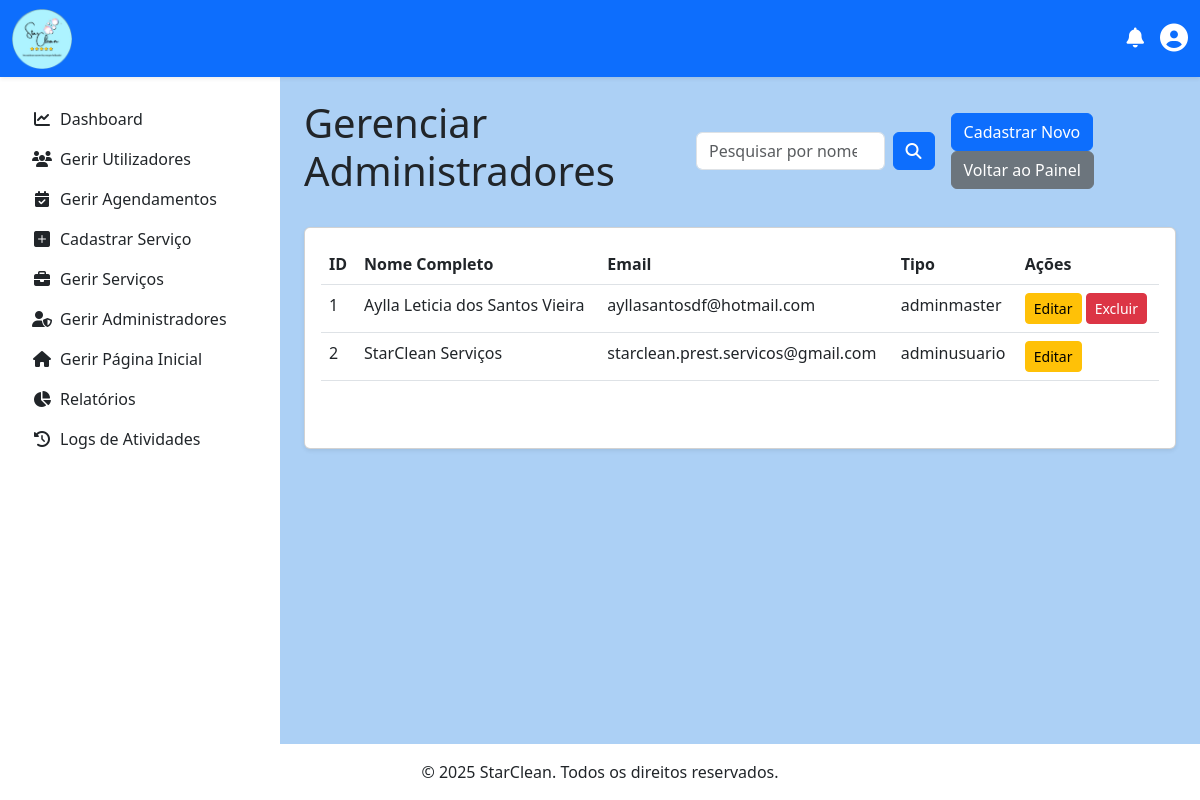
Before: /admin/gerenciar_adm.php (signed in) with the older database file.
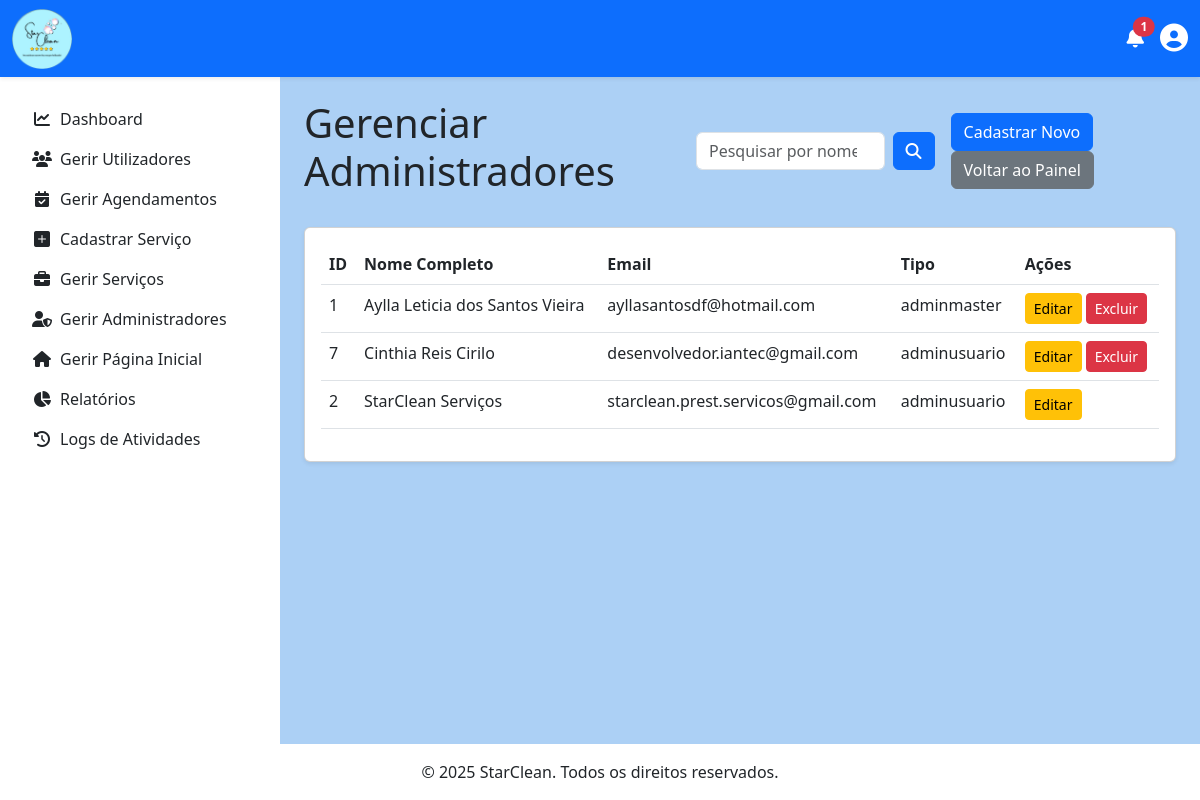
After: the same page with the newer database file.
### tables this page shows
CREATE TABLE `administrador` (
  `id` int(11) NOT NULL,
  `nome` varchar(45) NOT NULL,
  `sobrenome` varchar(45) NOT NULL,
  `email` varchar(150) NOT NULL,
  `password` varchar(255) NOT NULL,
  `tipo` enum('adminmaster','adminusuario','adminmoderador') NOT NULL DEFAULT 'adminmaster',
  `receber_notificacoes_email` tinyint(1) NOT NULL DEFAULT 1,
  `criado_em` timestamp NOT NULL DEFAULT current_timestamp(),
  `atualizado_em` timestamp NOT NULL DEFAULT current_timestamp() ON UPDATE current_timestamp()
);

### admin/gerenciar_adm.php (the view, shortened to what the changed rows need)
<?php
$pdo = obterConexaoPDO();
$administradores = [];
try {
    $sql = "SELECT id, nome, sobrenome, email, tipo FROM Administrador";
    $params = [];
    $sql .= " ORDER BY nome ASC";
    $stmt = $pdo->prepare($sql);
    $stmt->execute($params);
    $administradores = $stmt->fetchAll(PDO::FETCH_ASSOC);
} catch (PDOException $e) {
    error_log("Erro ao buscar administradores: " . $e->getMessage());
    $mensagem_erro = '<div class="alert alert-danger">Erro ao carregar a lista de administradores.</div>';
}
include '../includes/header.php';
include '../includes/navbar_logged_in.php';
?>
<main class="d-flex">
    <div class="container-fluid p-4 flex-grow-1">
        <div class="d-flex justify-content-between align-items-center mb-4">
            <h1>Gerenciar Administradores</h1>
        </div>
        <div class="card shadow-sm">
            <div class="card-body">
                <div class="table-responsive">
                    <table class="table table-hover">
                        <thead>
                            <tr>
                                <th>ID</th>
                                <th>Nome Completo</th>
                                <th>Email</th>
                                <th>Tipo</th>
                                <th>Ações</th>
                            </tr>
                        </thead>
                        <tbody>
                            <?php if (empty($administradores)): ?>
                                <tr><td colspan="5" class="text-center">Nenhum administrador encontrado.</td></tr>
                            <?php else: ?>
                                <?php foreach ($administradores as $admin): ?>
                                    <tr>
                                        <td><?= htmlspecialchars($admin['id']) ?></td>
                                        <td><?= htmlspecialchars($admin['nome'] . ' ' . $admin['sobrenome']) ?></td>
                                        <td><?= htmlspecialchars($admin['email']) ?></td>
                                        <td><?= htmlspecialchars($admin['tipo']) ?></td>
                                        <td>
                                            <a href="editar_adm.php?id=<?= $admin['id'] ?>" class="btn btn-warning btn-sm">Editar</a>
                                            <?php if ($admin['id'] != $_SESSION['usuario_id']):  ?>
                                                <a href="excluir_adm.php?id=<?= $admin['id'] ?>" class="btn btn-danger btn-sm" onclick="return confirm('Tem certeza que deseja excluir este administrador?');">Excluir</a>
                                            <?php endif; ?>
                                        </td>
                                    </tr>
                                <?php endforeach; ?>
                            <?php endif; ?>
                        </tbody>
                    </table>
                </div>
            </div>
        </div>
    </div>
</main>
<?php include '../includes/footer.php'; ?>

### includes/navbar_logged_in.php (shortened to what the changed rows need)
<?php
if (isset($_SESSION['usuario_id'])) {
    $id_usuario = $_SESSION['usuario_id'];
    $tipo_usuario = $_SESSION['usuario_tipo'];
    $pdo = obterConexaoPDO();
    $notifications = [];
    try {
        if ($tipo_usuario === 'prestador') {
            $link_destino = BASE_URL . '/prestador/gerir_agendamentos.php';
            $stmt = $pdo->prepare("SELECT a.data as data, c.nome AS nome_cliente FROM Agendamento a JOIN Cliente c ON a.Cliente_id = c.id WHERE a.Prestador_id = ? AND a.status = 'pendente' AND a.notificacao_prestador_lida = FALSE ORDER BY a.data DESC LIMIT 5");
            $stmt->execute([$id_usuario]);
            $notifications = $stmt->fetchAll(PDO::FETCH_ASSOC);
        } elseif ($tipo_usuario === 'admin') {
            $stmt = $pdo->prepare(
                "SELECT a.data, s.titulo, s.preco, p.nome AS nome_prestador
                 FROM Agendamento a
                 JOIN Servico s ON a.Servico_id = s.id
                 JOIN Prestador p ON a.Prestador_id = p.id
                 WHERE a.status = 'realizado' AND a.notificacao_admin_lida = FALSE ORDER BY a.data DESC LIMIT 5"
            );
            $stmt->execute();
            $notifications = $stmt->fetchAll(PDO::FETCH_ASSOC);
        }
    } catch (PDOException $e) {
        error_log("Erro ao buscar notificações: " . $e->getMessage());
    }
}
?>
<nav class="navbar navbar-expand-lg navbar-light bg-primary shadow-sm fixed-top">
    <div class="container-fluid">
        <div class="d-flex align-items-center">
            <div class="dropdown me-3">
                <a href="#" class="nav-link" id="notificationDropdown" role="button" data-bs-toggle="dropdown" aria-expanded="false">
                    <i class="fas fa-bell fs-5 text-white"></i>
                    <?php if (!empty($notifications)): ?>
                        <span class="badge bg-danger rounded-pill position-absolute top-0 start-100 translate-middle">
                            <?= count($notifications) ?>
                        </span>
                    <?php endif; ?>
                </a>
            </div>
        </div>
    </div>
</nav>

Changed rows visible on the page:
added administrador: id "7", nome+sobrenome "Cinthia Reis Cirilo", email "desenvolvedor.iantec@gmail.com", tipo "adminusuario"
Other visible differences:
count($notifications): (not shown) → "1"
